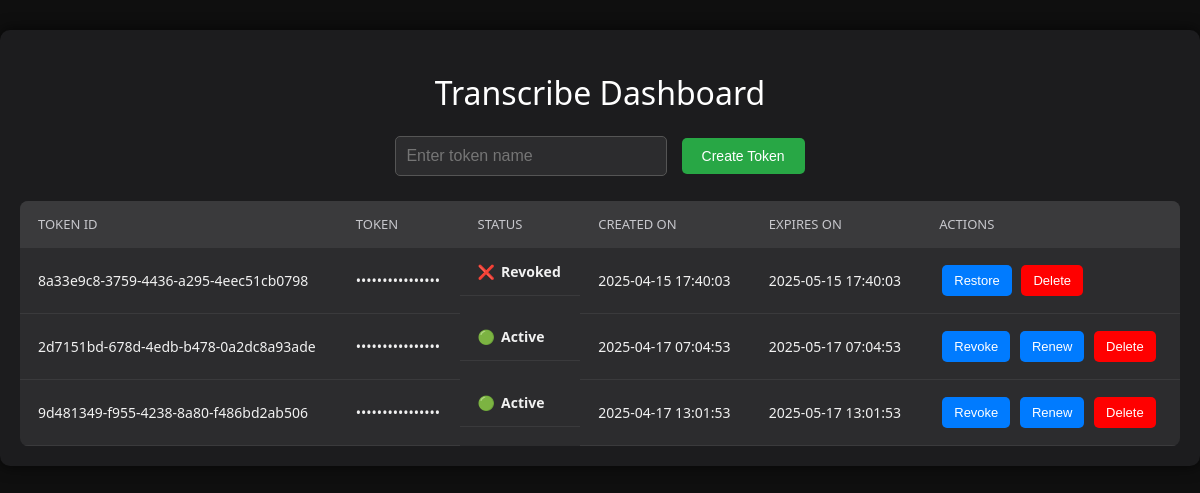
The page / on the database its author committed.
### tables this page shows
CREATE TABLE tokens (
            id TEXT PRIMARY KEY,
            token TEXT,
            status TEXT,
            created_on TEXT,
            expires_on TEXT
        );

### main.py (the view)
@app.get("/", response_class=HTMLResponse)
def dashboard(request: Request):
    conn = get_db()
    cursor = conn.cursor()
    cursor.execute("SELECT * FROM tokens")
    tokens = cursor.fetchall()
    return templates.TemplateResponse("admin.html", {"request": request, "tokens": tokens})

### templates/admin.html (shortened to what this page needs)
<!DOCTYPE html>
<html lang="en">
<head>
    <link rel="stylesheet" href="https://cdnjs.cloudflare.com/ajax/libs/font-awesome/6.0.0-beta3/css/all.min.css">
</head>
<body>
<div class="container">
    <h1>Transcribe Dashboard</h1>
    <div class="form-container">
        <form action="/token/create" method="post">
            <input type="text" name="name" placeholder="Enter token name" required>
            <button type="submit">Create Token</button>
        </form>
    </div>
    <table>
        <thead>
            <tr>
                <th>Token ID</th>
                <th>Token</th>
                <th>Status</th>
                <th>Created On</th>
                <th>Expires On</th>
                <th>Actions</th>
            </tr>
        </thead>
        <tbody>
            {% for token in tokens %}
            <tr>
                <td>{{ token.id }}</td>
                <td>••••••••••••••••</td>
                <td class="status
                    {% if token.status == 'active' %}status-active
                    {% elif token.status == 'revoked' %}status-revoked
                    {% else %}status-expired{% endif %}">
                    {{ token.status.capitalize() }}
                </td>
                <td>{{ token.created_on }}</td>
                <td>{{ token.expires_on }}</td>
                <td>
                    {% if token.status == 'active' %}
                    <form action="/token/{{ token.id }}/revoke" method="post" style="display:inline;">
                        <button class="button">Revoke</button>
                    </form>
                    <form action="/token/{{ token.id }}/renew" method="post" style="display:inline;">
                        <button class="button">Renew</button>
                    </form>
                    {% elif token.status == 'revoked' %}
                    <form action="/token/{{ token.id }}/restore" method="post" style="display:inline;">
                        <button class="button">Restore</button>
                    </form>
                    {% endif %}
                    <form action="/token/{{ token.id }}/delete" method="post" style="display:inline;">
                        <button class="button" style="background-color: red;">Delete</button>
                    </form>
                </td>
            </tr>
            {% endfor %}
        </tbody>
    </table>
</div>
</body>
</html>

### templates/admin.html (style rules this page uses)
body { font-family: 'Segoe UI', Tahoma, Geneva, Verdana, sans-serif; background-color: #0f0f0f; color: #f1f1f1; margin: 0; padding: 0; }
.container { max-width: 1200px; margin: 30px auto; padding: 20px; background-color: #1c1c1e; border-radius: 10px; box-shadow: 0 0 15px rgba(0, 0, 0, 0.7); }
h1 { text-align: center; color: #ffffff; font-weight: normal; }
table { width: 100%; border-collapse: collapse; margin-top: 25px; background-color: #2c2c2e; border-radius: 8px; overflow: hidden; }
table th, table td { padding: 14px 18px; text-align: left; border-bottom: 1px solid #3a3a3c; }
table th { background-color: #3a3a3c; color: #c7c7cc; font-weight: 500; text-transform: uppercase; font-size: 13px; }
table td { color: #f1f1f1; font-size: 14px; }
.button { padding: 8px 12px; margin: 3px; background-color: #007bff; color: white; border: none; border-radius: 5px; font-size: 13px; cursor: pointer; text-decoration: none; }
.button[style*="red"] { background-color: #dc3545; }
.status { font-weight: bold; display: flex; align-items: center; }
.status-active::before { content: '🟢'; margin-right: 6px; }
.status-revoked::before { content: '❌'; margin-right: 6px; }
.form-container { margin-top: 20px; display: flex; justify-content: center; }
.form-container input[type="text"] { padding: 10px; font-size: 16px; width: 250px; border-radius: 5px; border: 1px solid #555; background-color: #2c2c2e; color: #fff; }
.form-container button { padding: 10px 20px; margin-left: 10px; background-color: #28a745; color: white; border: none; border-radius: 5px; font-size: 14px; cursor: pointer; }

### rows shown on the page
tokens: id "8a33e9c8-3759-4436-a295-4eec51cb0798", status "Revoked", created_on "2025-04-15 17:40:03", expires_on "2025-05-15 17:40:03"
tokens: id "2d7151bd-678d-4edb-b478-0a2dc8a93ade", status "Active", created_on "2025-04-17 07:04:53", expires_on "2025-05-17 07:04:53"
tokens: id "9d481349-f955-4238-8a80-f486bd2ab506", status "Active", created_on "2025-04-17 13:01:53", expires_on "2025-05-17 13:01:53"
